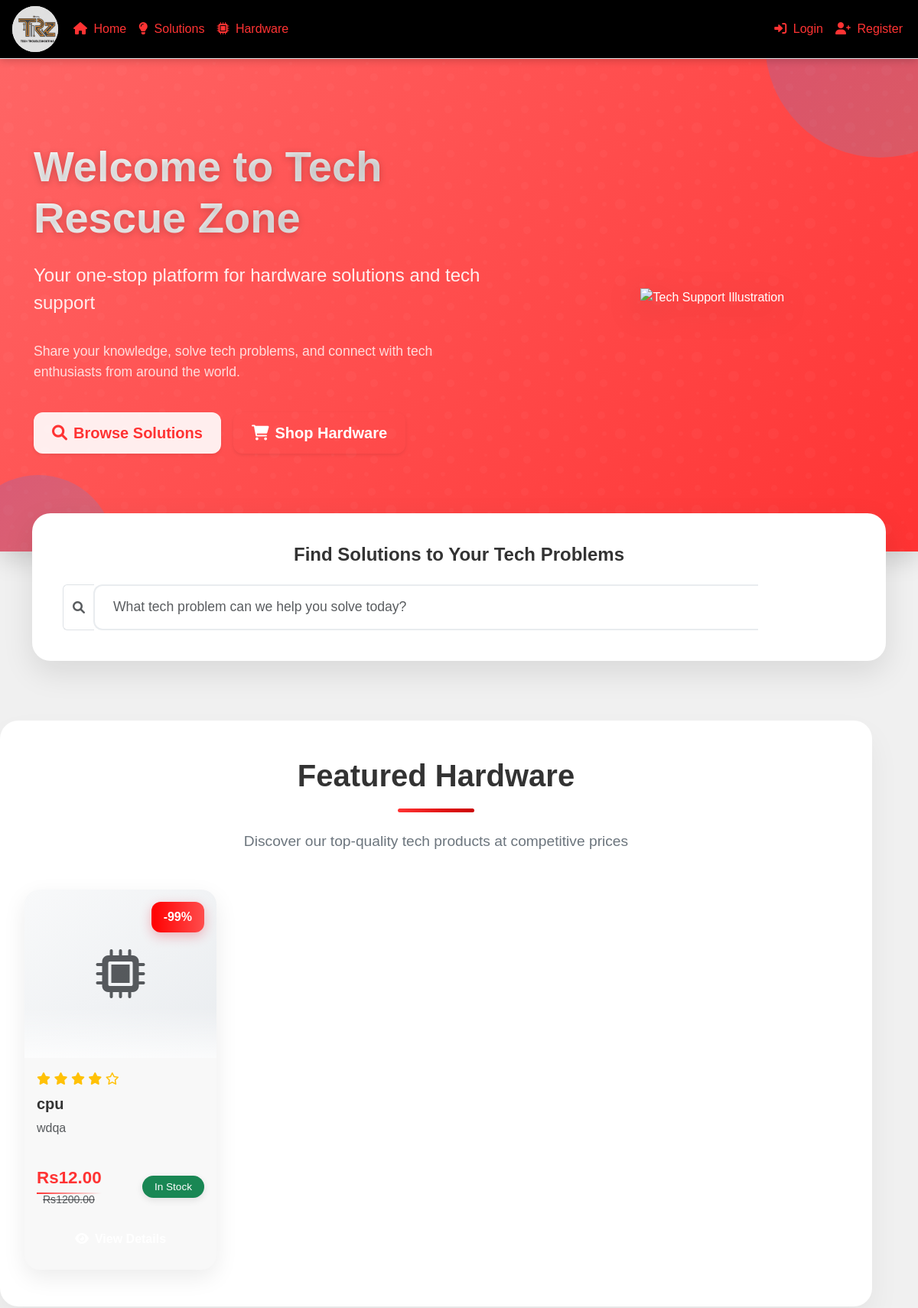
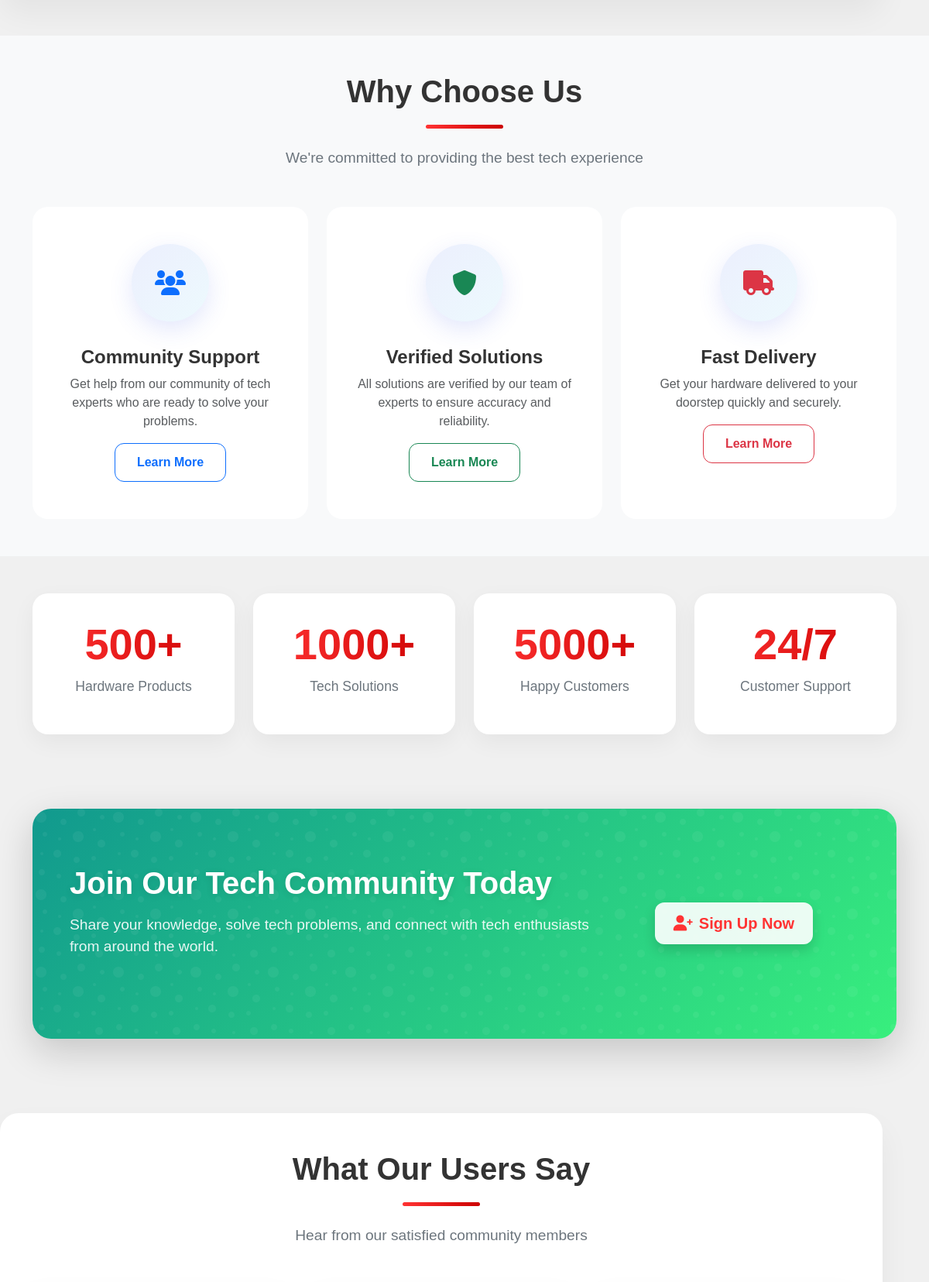
The page / (upper part) on the database its author committed (2 pictures, top to bottom).
### TechRescueZoneApp/models.py (models this page shows, shortened)
class Hardware(models.Model):
    name = models.CharField(max_length=200)
    description = models.TextField()
    price = models.DecimalField(max_digits=10, decimal_places=2)
    discount_price = models.DecimalField(max_digits=10, decimal_places=2, blank=True, null=True)
    category = models.ForeignKey(Category, on_delete=models.CASCADE, related_name='hardware')
    seller = models.ForeignKey(User, on_delete=models.CASCADE, related_name='hardware_listings')
    stock = models.PositiveIntegerField(default=1)
    is_featured = models.BooleanField(default=False)
    created_at = models.DateTimeField(auto_now_add=True)
    updated_at = models.DateTimeField(auto_now=True)
    def get_discount_percentage(self):
        if self.discount_price and self.price > 0:
            return int(((self.price - self.discount_price) / self.price) * 100)
        return 0
    class Meta:
        verbose_name_plural = 'Hardware'

### TechRescueZoneApp/views.py (the view)
# urls.py: path('', views.home_view, name='home'),
def home_view(request):
    featured_hardware = Hardware.objects.filter(is_featured=True)
    for hardware in featured_hardware:
        hardware.primary_image = hardware.images.filter(is_primary=True).first() or hardware.images.first()
    context = {'featured_hardware': featured_hardware}
    return render(request, 'home.html', context)

### TechRescueZoneApp/templatetags/custom_filters.py (called while the page is built)
@register.filter
def multiply(value, arg):
    return value * arg

### templates/home.html (shortened to what this page needs)
{% extends 'base.html' %}
{% load custom_filters %}
{% block content %}
<div class="hero-section text-white position-relative">
    <div class="decorative-circle circle-1"></div>
    <div class="container py-5">
        <div class="row align-items-center">
            <div class="col-lg-7 hero-content fade-in-up">
                <h1 class="hero-title">Welcome to Tech Rescue Zone</h1>
                <p class="hero-subtitle">Your one-stop platform for hardware solutions and tech support</p>
                <p class="hero-description">Share your knowledge, solve tech problems, and connect with tech enthusiasts from around the world.</p>
                <div class="mt-4 d-flex flex-wrap gap-3">
                    <a class="btn btn-light btn-lg px-4 shadow-sm" href="{% url 'TechRescueZoneApp:solution_list' %}">
                        <i class="fas fa-search me-2"></i>Browse Solutions
                    </a>
                    <a class="btn btn-success btn-lg px-4 shadow-sm" href="{% url 'TechRescueZoneApp:hardware_list' %}">
                        <i class="fas fa-shopping-cart me-2"></i>Shop Hardware
                    </a>
                </div>
            </div>
            <div class="col-lg-5 d-none d-lg-block text-center">
                <img src="https://cdn-icons-png.flaticon.com/512/2450/2450449.png" alt="Tech Support Illustration" class="img-fluid hero-image" style="max-height: 350px;">
            </div>
        </div>
    </div>
</div>
<div class="container">
    <div class="search-box fade-in-up">
        <h4 class="text-center mb-4 fw-bold">Find Solutions to Your Tech Problems</h4>
        <form action="{% url 'TechRescueZoneApp:solution_list' %}" method="get">
            <div class="input-group">
                <span class="input-group-text bg-white border-end-0">
                    <i class="fas fa-search text-muted"></i>
                </span>
                <input type="text" name="search" class="form-control search-input" placeholder="What tech problem can we help you solve today?">
                <button type="submit" class="btn search-button text-white fw-bold">Search</button>
            </div>
        </form>
    </div>
</div>
<div class="container content-container">
    <div class="text-center mb-5">
        <h2 class="section-title">Featured Hardware</h2>
        <p class="section-subtitle">Discover our top-quality tech products at competitive prices</p>
    </div>
    <div class="row g-4">
        {% if featured_hardware %}
            {% for hardware in featured_hardware %}
            <div class="col-md-6 col-lg-3">
                <div class="card hardware-card h-100 fade-in" style="animation-delay: {{ forloop.counter|multiply:0.1 }}s">
                    {% if hardware.discount_price %}
                    <div class="discount-badge">
                        -{{ hardware.get_discount_percentage }}%
                    </div>
                    {% endif %}
                    <div class="hardware-img-container">
                        {% if hardware.primary_image %}
                        <img src="{{ hardware.primary_image.image.url }}" class="hardware-img" alt="{{ hardware.name }}">
                        {% else %}
                        <div class="text-center py-5">
                            <i class="fas fa-microchip fa-4x text-muted"></i>
                        </div>
                        {% endif %}
                    </div>
                    <div class="card-body d-flex flex-column">
                        <div class="mb-2">
                            {% for i in "12345" %}
                                {% if forloop.counter <= hardware.get_average_rating|default:4 %}
                                    <i class="fas fa-star text-warning"></i>
                                {% elif forloop.counter <= hardware.get_average_rating|add:0.5|default:4 %}
                                    <i class="fas fa-star-half-alt text-warning"></i>
                                {% else %}
                                    <i class="far fa-star text-warning"></i>
                                {% endif %}
                            {% endfor %}
                        </div>
                        <h5 class="card-title fw-bold">{{ hardware.name }}</h5>
                        <p class="card-text text-muted mb-3">{{ hardware.description|truncatechars:80 }}</p>
                        <div class="d-flex justify-content-between align-items-center mt-auto mb-3">
                            {% if hardware.discount_price %}
                            <div>
                                <span class="price-tag">Rs{{ hardware.discount_price }}</span>
                                <small class="text-muted text-decoration-line-through ms-2">Rs{{ hardware.price }}</small>
                            </div>
                            {% else %}
                            <span class="price-tag">Rs{{ hardware.price }}</span>
                            {% endif %}
                            <span class="badge stock-badge {% if hardware.stock > 0 %}bg-success{% else %}bg-danger{% endif %}">
                                {% if hardware.stock > 0 %}In Stock{% else %}Out of Stock{% endif %}
                            </span>
                        </div>
                        <a href="{% url 'TechRescueZoneApp:hardware_detail' hardware.id %}" class="btn btn-primary w-100">
                            <i class="fas fa-eye me-2"></i>View Details
                        </a>
                    </div>
                </div>
            </div>
            {% endfor %}
        {% endif %}
    </div>
</div>
<div class="py-5 bg-light">
    <div class="container">
        <div class="text-center mb-5">
            <h2 class="section-title">Why Choose Us</h2>
            <p class="section-subtitle">We're committed to providing the best tech experience</p>
        </div>
        <div class="row g-4">
            <div class="col-md-4">
                <div class="feature-card h-100 fade-in" style="animation-delay: 0.1s">
                    <div class="feature-icon">
                        <i class="fas fa-users fa-2x text-primary"></i>
                    </div>
                    <h4 class="fw-bold mt-2">Community Support</h4>
                    <p class="text-muted">Get help from our community of tech experts who are ready to solve your problems.</p>
                    <div class="mt-auto">
                        <a href="#" class="btn btn-outline-primary">Learn More</a>
                    </div>
                </div>
            </div>
            <div class="col-md-4">
                <div class="feature-card h-100 fade-in" style="animation-delay: 0.2s">
                    <div class="feature-icon">
                        <i class="fas fa-shield-alt fa-2x text-success"></i>
                    </div>
                    <h4 class="fw-bold mt-2">Verified Solutions</h4>
                    <p class="text-muted">All solutions are verified by our team of experts to ensure accuracy and reliability.</p>
                    <div class="mt-auto">
                        <a href="#" class="btn btn-outline-success">Learn More</a>
                    </div>
                </div>
            </div>
            <div class="col-md-4">
                <div class="feature-card h-100 fade-in" style="animation-delay: 0.3s">
                    <div class="feature-icon">
                        <i class="fas fa-truck fa-2x text-danger"></i>
                    </div>
                    <h4 class="fw-bold mt-2">Fast Delivery</h4>
                    <p class="text-muted">Get your hardware delivered to your doorstep quickly and securely.</p>
                    <div class="mt-auto">
                        <a href="#" class="btn btn-outline-danger">Learn More</a>
                    </div>
                </div>
            </div>
        </div>
    </div>
</div>
<div class="container my-5">
    <div class="row g-4 text-center">
        <div class="col-md-3 col-6">
            <div class="stats-card fade-in" style="animation-delay: 0.1s">
                <h2 class="stats-number">500+</h2>
                <p class="stats-text">Hardware Products</p>
            </div>
        </div>
        <div class="col-md-3 col-6">
            <div class="stats-card fade-in" style="animation-delay: 0.2s">
                <h2 class="stats-number">1000+</h2>
                <p class="stats-text">Tech Solutions</p>
            </div>
        </div>
        <div class="col-md-3 col-6">
            <div class="stats-card fade-in" style="animation-delay: 0.3s">
                <h2 class="stats-number">5000+</h2>
                <p class="stats-text">Happy Customers</p>
            </div>
        </div>
        <div class="col-md-3 col-6">
            <div class="stats-card fade-in" style="animation-delay: 0.4s">
                <h2 class="stats-number">24/7</h2>
                <p class="stats-text">Customer Support</p>
            </div>
        </div>
    </div>
</div>
<div class="container my-5">
    <div class="cta-section shadow-lg">
        <div class="row align-items-center">
            <div class="col-lg-8 text-white text-center text-lg-start cta-content">
                <h3 class="cta-title">Join Our Tech Community Today</h3>
                <p class="cta-description">Share your knowledge, solve tech problems, and connect with tech enthusiasts from around the world.</p>
            </div>
            <div class="col-lg-4 text-center">
                {% if not user.is_authenticated %}
                <a href="{% url 'TechRescueZoneApp:register' %}" class="btn btn-light btn-lg px-4 shadow">
                    <i class="fas fa-user-plus me-2"></i>Sign Up Now
                </a>
                {% else %}
                <a href="{% url 'TechRescueZoneApp:create_solution' %}" class="btn btn-light btn-lg px-4 shadow">
                    <i class="fas fa-plus-circle me-2"></i>Post a Solution
                </a>
                {% endif %}
            </div>
        </div>
    </div>
</div>
<div class="container content-container">
    <div class="text-center mb-5">
        <h2 class="section-title">What Our Users Say</h2>
        <p class="section-subtitle">Hear from our satisfied community members</p>
    </div>
    <div class="row g-4">
    </div>
</div>
{% endblock %}

### rows shown on the page
Hardware: get_discount_percentage "99", name "cpu", description "wdqa", discount_price "12.00", price "1200.00", stock "In Stock"
